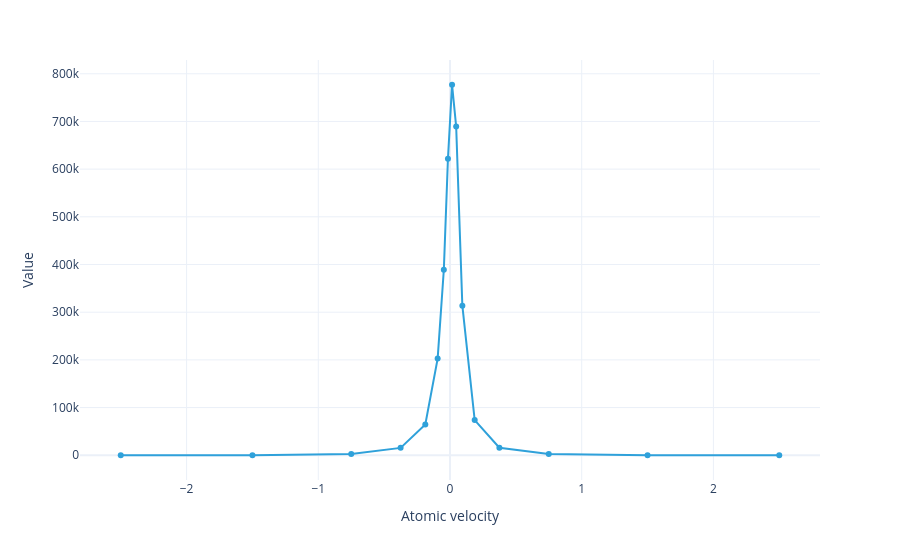

Notebook code for this chart:
### Markdown cell above
Plot the velocity distribution of flux. Each point marks the center of a velocity group:

### Code cell
#|notest
model.flux_distribution(sol).visualize(markers=True)

### Figure 1 — Plotly figure (JSON) as saved in the notebook; plotly's stock layout.template omitted (floating-point values rounded to 4 significant figures)
{"data": [{"hovertemplate": "Atomic velocity=%{x}<br>Value=%{y}<extra></extra>", "legendgroup": "", "line": {"color": "#2fa1da", "dash": "solid"}, "marker": {"symbol": "circle"}, "mode": "lines+markers", "name": "", "orientation": "v", "showlegend": false, "type": "scatter", "x": [-2.5, -1.5, -0.75, -0.375, -0.1875, -0.09375, -0.04688, -0.01562, 0.01562, 0.04688, 0.09375, 0.1875, 0.375, 0.75, 1.5, 2.5], "xaxis": "x", "y": [1.843, 158.6, 2605.0, 15470.0, 64610.0, 202600.0, 388900.0, 621600.0, 776900.0, 689200.0, 313700.0, 73750.0, 15770.0, 2613.0, 158.7, 1.846], "yaxis": "y"}], "layout": {"legend": {"title": {}, "tracegroupgap": 0}, "margin": {"t": 60}, "xaxis": {"anchor": "y", "domain": [0, 1], "title": {"text": "Atomic velocity"}}, "yaxis": {"anchor": "x", "domain": [0, 1], "title": {"text": "Value"}}}}
